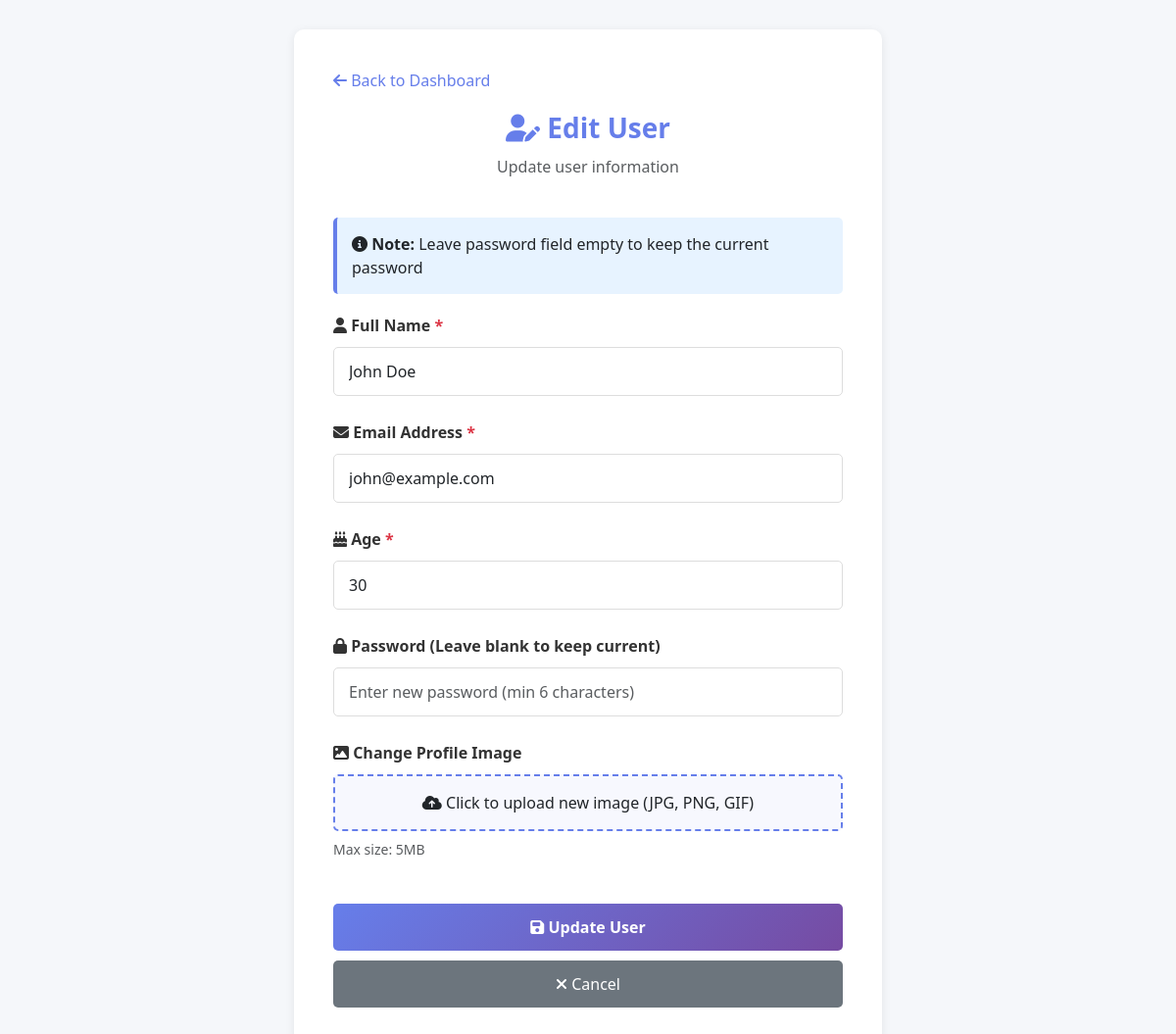
/edit.php?id=2 (signed in), run on the app's committed database.
### tables this page shows
CREATE TABLE `users` (
    `id` INT PRIMARY KEY AUTO_INCREMENT,
    `full_name` VARCHAR(100) NOT NULL,
    `email` VARCHAR(100) NOT NULL UNIQUE,
    `username` VARCHAR(100) UNIQUE,
    `phone` VARCHAR(20),
    `address` VARCHAR(255),
    `age` INT,
    `password` VARCHAR(255) NOT NULL,
    `profile_image` VARCHAR(255),
    `created_at` TIMESTAMP DEFAULT CURRENT_TIMESTAMP,
    `updated_at` TIMESTAMP DEFAULT CURRENT_TIMESTAMP ON UPDATE CURRENT_TIMESTAMP,
    INDEX `idx_created_at` (`created_at`)
);

### edit.php (the view, shortened to what this page needs)
<?php
require_once 'config/db.php';
$user_id = isset($_GET['id']) ? (int)$_GET['id'] : 0;
$result = $conn->query("SELECT * FROM users WHERE id = $user_id");
$user = $result->fetch_assoc();
?>
<!DOCTYPE html>
<html lang="en">
<head>
    <link href="https://cdn.jsdelivr.net/npm/bootstrap@5.3.0/dist/css/bootstrap.min.css" rel="stylesheet">
    <link rel="stylesheet" href="https://cdnjs.cloudflare.com/ajax/libs/font-awesome/6.4.0/css/all.min.css">
</head>
<body>
    <div class="form-container">
        <a href="dashboard.php" class="back-link">
            <i class="fas fa-arrow-left"></i> Back to Dashboard
        </a>
        <div class="form-header">
            <h1><i class="fas fa-user-edit"></i> Edit User</h1>
            <p class="text-muted">Update user information</p>
        </div>
        <div class="info-box">
            <strong><i class="fas fa-info-circle"></i> Note:</strong> Leave password field empty to keep the current password
        </div>
        <form method="POST" enctype="multipart/form-data" id="editUserForm">
            <div class="form-group">
                <label for="full_name" class="form-label">
                    <i class="fas fa-user"></i> Full Name <span class="text-danger">*</span>
                </label>
                <input type="text" class="form-control" id="full_name" name="full_name"
                       value="<?php echo htmlspecialchars($user['full_name']); ?>" required>
            </div>
            <div class="form-group">
                <label for="email" class="form-label">
                    <i class="fas fa-envelope"></i> Email Address <span class="text-danger">*</span>
                </label>
                <input type="email" class="form-control" id="email" name="email"
                       value="<?php echo htmlspecialchars($user['email']); ?>" required>
            </div>
            <div class="form-group">
                <label for="age" class="form-label">
                    <i class="fas fa-birthday-cake"></i> Age <span class="text-danger">*</span>
                </label>
                <input type="number" class="form-control" id="age" name="age" min="18" max="100"
                       value="<?php echo $user['age']; ?>" required>
            </div>
            <div class="form-group">
                <label for="password" class="form-label">
                    <i class="fas fa-lock"></i> Password (Leave blank to keep current)
                </label>
                <input type="password" class="form-control" id="password" name="password"
                       placeholder="Enter new password (min 6 characters)">
            </div>
            <div class="form-group">
                <label for="profile_image" class="form-label">
                    <i class="fas fa-image"></i> Change Profile Image
                </label>
                <label for="profile_image" class="file-input-label">
                    <span id="file-name"><i class="fas fa-cloud-upload-alt"></i> Click to upload new image (JPG, PNG, GIF)</span>
                </label>
                <small class="text-muted d-block mt-2">Max size: 5MB</small>
            </div>
            <button type="submit" class="btn btn-submit">
                <i class="fas fa-save"></i> Update User
            </button>
            <a href="dashboard.php" class="btn-cancel">
                <i class="fas fa-times"></i> Cancel
            </a>
        </form>
    </div>
</body>
</html>

### edit.php (style rules this page uses)
body { background: #f5f7fa; padding: 30px 20px; }
.form-container { background: white; border-radius: 10px; box-shadow: 0 2px 10px rgba(0, 0, 0, 0.08); max-width: 600px; margin: 0 auto; padding: 40px; }
.form-header { text-align: center; margin-bottom: 40px; }
.form-header h1 { color: #667eea; font-size: 28px; font-weight: bold; margin-bottom: 10px; }
.form-group { margin-bottom: 25px; }
.form-label { font-weight: 600; color: #333; margin-bottom: 10px; display: block; }
.form-control { border: 1px solid #ddd; padding: 12px 15px; border-radius: 5px; transition: all 0.3s; }
.file-input-label { display: block; padding: 15px; border: 2px dashed #667eea; border-radius: 5px; text-align: center; cursor: pointer; transition: all 0.3s; background: rgba(102, 126, 234, 0.05); }
.btn-submit { background: linear-gradient(135deg, #667eea 0%, #764ba2 100%); border: none; color: white; padding: 12px 30px; border-radius: 5px; font-weight: bold; width: 100%; transition: all 0.3s; margin-top: 20px; }
.btn-cancel { background: #6c757d; color: white; padding: 12px 30px; border-radius: 5px; text-decoration: none; display: inline-block; transition: all 0.3s; margin-top: 10px; width: 100%; text-align: center; }
.back-link { display: inline-block; margin-bottom: 20px; color: #667eea; text-decoration: none; transition: all 0.3s; }
.info-box { background: #e7f3ff; border-left: 4px solid #667eea; padding: 15px; border-radius: 5px; margin-bottom: 20px; }

### data on the page
users: full_name "John Doe", email "john@example.com", age "30"
